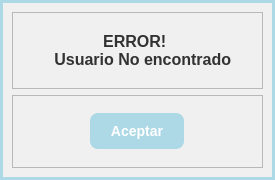
<?xml version="1.0" encoding="UTF-8"?>
<ui version="4.0">
 <class>Dialog</class>
 <widget class="QDialog" name="Dialog">
  <property name="geometry">
   <rect>
    <x>0</x>
    <y>0</y>
    <width>275</width>
    <height>180</height>
   </rect>
  </property>
  <property name="windowTitle">
   <string>Dialog</string>
  </property>
  <layout class="QVBoxLayout" name="verticalLayout">
   <property name="spacing">
    <number>0</number>
   </property>
   <property name="leftMargin">
    <number>0</number>
   </property>
   <property name="topMargin">
    <number>0</number>
   </property>
   <property name="rightMargin">
    <number>0</number>
   </property>
   <property name="bottomMargin">
    <number>0</number>
   </property>
   <item>
    <widget class="QFrame" name="central_frame">
     <property name="styleSheet">
      <string notr="true">QFrame#central_frame{
	border: 3px solid rgb(173, 216, 230); /* Bordes gruesos de color RGB(173, 216, 230) */
    background-color: rgb(240, 240, 240)
}

/* Estilo para QLabel */
QLabel {
    font-size: 16px;
    font-weight: bold;
    color: rgb(50, 50, 50);
    background-color: rgb(240, 240, 240);
    padding: 10px;
}

/* Estilo para QPushButton */
QPushButton {
    font-size: 14px;
    font-weight: bold;
    color: white;
    background-color: rgb(173, 216, 230);
    border: none;
    border-radius: 8px;
    padding: 10px 20px;
}

/* Efecto al pasar el mouse sobre el botón */
QPushButton:hover {
    background-color: rgb(150, 200, 220);
}

/* Efecto al presionar el botón */
QPushButton:pressed {
    background-color: rgb(130, 180, 200);
}
/* Estilo para QLineEdit */
QLineEdit {
    font-size: 14px;
    color: rgb(50, 50, 50);
    background-color: rgb(240, 240, 240);
    border: 2px solid rgb(173, 216, 230);
    border-radius: 5px;
    padding: 8px;
}

/* Efecto al pasar el mouse sobre el QLineEdit */
QLineEdit:hover {
    border: 2px solid rgb(150, 200, 220);
}

/* Efecto al estar enfocado en el QLineEdit */
QLineEdit:focus {
    border: 2px solid rgb(50, 150, 220);
}
</string>
     </property>
     <property name="frameShape">
      <enum>QFrame::StyledPanel</enum>
     </property>
     <property name="frameShadow">
      <enum>QFrame::Raised</enum>
     </property>
     <layout class="QVBoxLayout" name="verticalLayout_2">
      <item>
       <widget class="QFrame" name="data_frame">
        <property name="frameShape">
         <enum>QFrame::StyledPanel</enum>
        </property>
        <property name="frameShadow">
         <enum>QFrame::Raised</enum>
        </property>
        <layout class="QVBoxLayout" name="verticalLayout_4">
         <item alignment="Qt::AlignHCenter">
          <widget class="QLabel" name="name_label">
           <property name="text">
            <string>              ERROR! 
   Usuario No encontrado</string>
           </property>
          </widget>
         </item>
        </layout>
       </widget>
      </item>
      <item>
       <widget class="QFrame" name="buttons_frame">
        <property name="frameShape">
         <enum>QFrame::StyledPanel</enum>
        </property>
        <property name="frameShadow">
         <enum>QFrame::Raised</enum>
        </property>
        <layout class="QHBoxLayout" name="horizontalLayout">
         <item alignment="Qt::AlignHCenter">
          <widget class="QPushButton" name="add_pushButton">
           <property name="text">
            <string>Aceptar</string>
           </property>
          </widget>
         </item>
        </layout>
       </widget>
      </item>
     </layout>
    </widget>
   </item>
  </layout>
 </widget>
 <resources>
  <include location="../icons.qrc"/>
  <include location="../icons.qrc"/>
 </resources>
 <connections/>
</ui>
